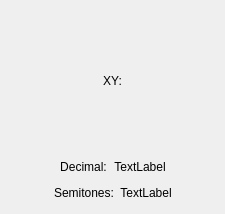
<?xml version="1.0" encoding="UTF-8"?>
<ui version="4.0">
 <class>ratioDisplay</class>
 <widget class="QWidget" name="ratioDisplay">
  <property name="geometry">
   <rect>
    <x>0</x>
    <y>0</y>
    <width>225</width>
    <height>214</height>
   </rect>
  </property>
  <property name="windowTitle">
   <string>Form</string>
  </property>
  <layout class="QVBoxLayout" name="verticalLayout">
   <item>
    <layout class="QHBoxLayout" name="horizontalLayout_3">
     <item>
      <widget class="QLabel" name="label">
       <property name="sizePolicy">
        <sizepolicy hsizetype="Maximum" vsizetype="Expanding">
         <horstretch>0</horstretch>
         <verstretch>0</verstretch>
        </sizepolicy>
       </property>
       <property name="text">
        <string>XY:</string>
       </property>
       <property name="alignment">
        <set>Qt::AlignCenter</set>
       </property>
      </widget>
     </item>
     <item>
      <layout class="QVBoxLayout" name="xyLayout"/>
     </item>
    </layout>
   </item>
   <item>
    <layout class="QHBoxLayout" name="horizontalLayout">
     <item>
      <spacer name="horizontalSpacer">
       <property name="orientation">
        <enum>Qt::Horizontal</enum>
       </property>
       <property name="sizeHint" stdset="0">
        <size>
         <width>40</width>
         <height>20</height>
        </size>
       </property>
      </spacer>
     </item>
     <item>
      <widget class="QLabel" name="decimalLabel">
       <property name="sizePolicy">
        <sizepolicy hsizetype="Expanding" vsizetype="Preferred">
         <horstretch>0</horstretch>
         <verstretch>0</verstretch>
        </sizepolicy>
       </property>
       <property name="text">
        <string>Decimal:</string>
       </property>
       <property name="alignment">
        <set>Qt::AlignCenter</set>
       </property>
      </widget>
     </item>
     <item>
      <widget class="QLabel" name="decimalData">
       <property name="sizePolicy">
        <sizepolicy hsizetype="Expanding" vsizetype="Preferred">
         <horstretch>0</horstretch>
         <verstretch>0</verstretch>
        </sizepolicy>
       </property>
       <property name="text">
        <string>TextLabel</string>
       </property>
       <property name="alignment">
        <set>Qt::AlignCenter</set>
       </property>
      </widget>
     </item>
     <item>
      <spacer name="horizontalSpacer_2">
       <property name="orientation">
        <enum>Qt::Horizontal</enum>
       </property>
       <property name="sizeHint" stdset="0">
        <size>
         <width>40</width>
         <height>20</height>
        </size>
       </property>
      </spacer>
     </item>
    </layout>
   </item>
   <item>
    <layout class="QHBoxLayout" name="horizontalLayout_2">
     <property name="sizeConstraint">
      <enum>QLayout::SetFixedSize</enum>
     </property>
     <item>
      <spacer name="horizontalSpacer_3">
       <property name="orientation">
        <enum>Qt::Horizontal</enum>
       </property>
       <property name="sizeHint" stdset="0">
        <size>
         <width>40</width>
         <height>20</height>
        </size>
       </property>
      </spacer>
     </item>
     <item>
      <widget class="QLabel" name="semitonesLabel">
       <property name="sizePolicy">
        <sizepolicy hsizetype="Expanding" vsizetype="Fixed">
         <horstretch>0</horstretch>
         <verstretch>0</verstretch>
        </sizepolicy>
       </property>
       <property name="text">
        <string>Semitones:</string>
       </property>
       <property name="alignment">
        <set>Qt::AlignCenter</set>
       </property>
      </widget>
     </item>
     <item>
      <widget class="QLabel" name="semitonesData">
       <property name="sizePolicy">
        <sizepolicy hsizetype="Expanding" vsizetype="Fixed">
         <horstretch>0</horstretch>
         <verstretch>0</verstretch>
        </sizepolicy>
       </property>
       <property name="text">
        <string>TextLabel</string>
       </property>
       <property name="alignment">
        <set>Qt::AlignCenter</set>
       </property>
      </widget>
     </item>
     <item>
      <spacer name="horizontalSpacer_4">
       <property name="orientation">
        <enum>Qt::Horizontal</enum>
       </property>
       <property name="sizeHint" stdset="0">
        <size>
         <width>40</width>
         <height>20</height>
        </size>
       </property>
      </spacer>
     </item>
    </layout>
   </item>
  </layout>
 </widget>
 <resources/>
 <connections/>
</ui>
